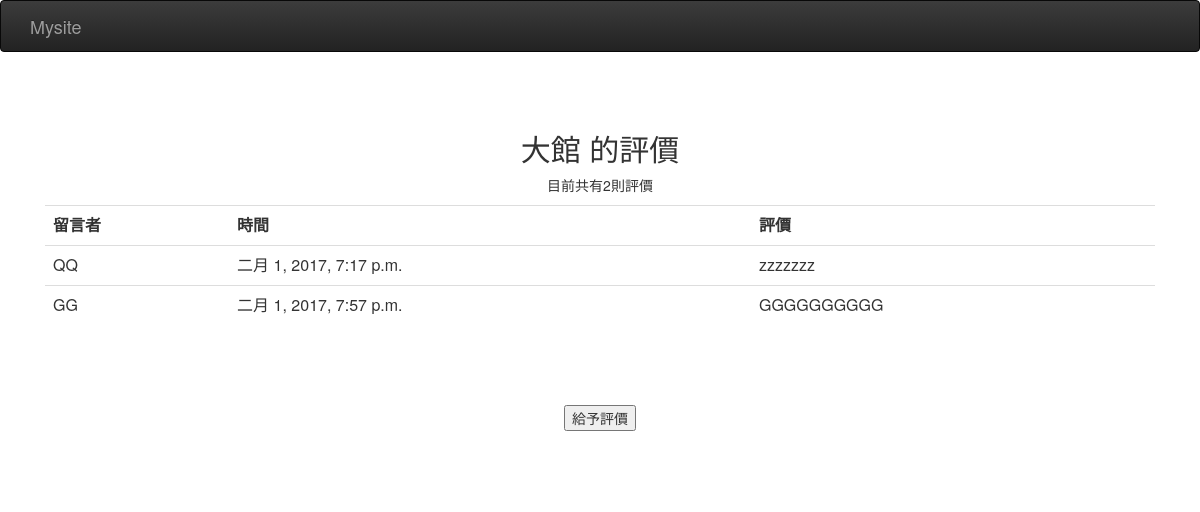
Screenshot of /comment/2/ with the database file from the repository.
### restaurants/models.py (models this page shows, shortened)
class Restaurant(models.Model):
    name = models.CharField(max_length=20, verbose_name="名稱")
    phone_number = models.CharField(max_length=15)
    address = models.CharField(max_length=50, blank=True)

class Comment(models.Model):
    content = models.CharField(max_length=255)
    visitor = models.CharField(max_length=255)
    email = models.EmailField(max_length=255)
    date_time = models.DateTimeField()
    restaurant = models.ForeignKey(Restaurant)

### restaurants/views.py (the view, shortened to what this page needs)
# urls.py: url(r'^comment/(\d{1,5})/$', comment),
def comment(request, request_id):
    if request_id:
        r = Restaurant.objects.get(id=request_id)
    else:
        return HttpResponseRedirect('/restaurants_list/')
    return render(request, 'comments.html', locals())

### restaurants/templates/comments.html (shortened to what this page needs)
<html>
    <head>
	<link rel="stylesheet" href="https://maxcdn.bootstrapcdn.com/bootstrap/3.3.1/css/bootstrap.min.css">
	<link rel="stylesheet" href="https://maxcdn.bootstrapcdn.com/bootstrap/3.3.1/css/bootstrap-theme.min.css">
    </head>
    <body>
	    <nav class="navbar navbar-inverse navbar=fixed-top" role="navigation">
		    <div class="container">
			    <div class="navbar-header">
				    <a class="navbar-brand" href="#">Mysite</a>
			    </div>
		    </div>
	    </nav>
	    <div class="container">
		    <div class="menus">
			    <h2>{{ r.name}} 的評價</h2>
			    {% if r.comment_set.all %}
			    <p>目前共有{{r.comment_set.all | length}}則評價</p>
	    <table class="table">
		    <tr>
			    <th>留言者</th>
			    <th>時間</th>
			    <th>評價</th>
		    </tr>
	    	{% for c in r.comment_set.all %}
		    <tr>
			    <td> {{c.visitor}} </td>
			    <td> {{c.date_time}} </td>
			    <td> {{c.content}}</td>
		    </tr>
		    {% endfor %}
	    </table>
	    {% else %}
	    <p>無評價</p>
	    {% endif %}
	    <br/><br/>
	    <form action="" method="post">
	    	<input type="submit" value="給予評價">
	    </form>

### restaurants/templates/comments.html (style rules this page uses)
div.menus { text-align: center; padding: 40px 15px; }

### rows the page displays
Restaurant: name "大館", comment_set.all|length "2"
Comment: visitor "QQ", date_time "二月 1, 2017, 7:17 p.m.", content "zzzzzzz"
Comment: visitor "GG", date_time "二月 1, 2017, 7:57 p.m.", content "GGGGGGGGGG"
